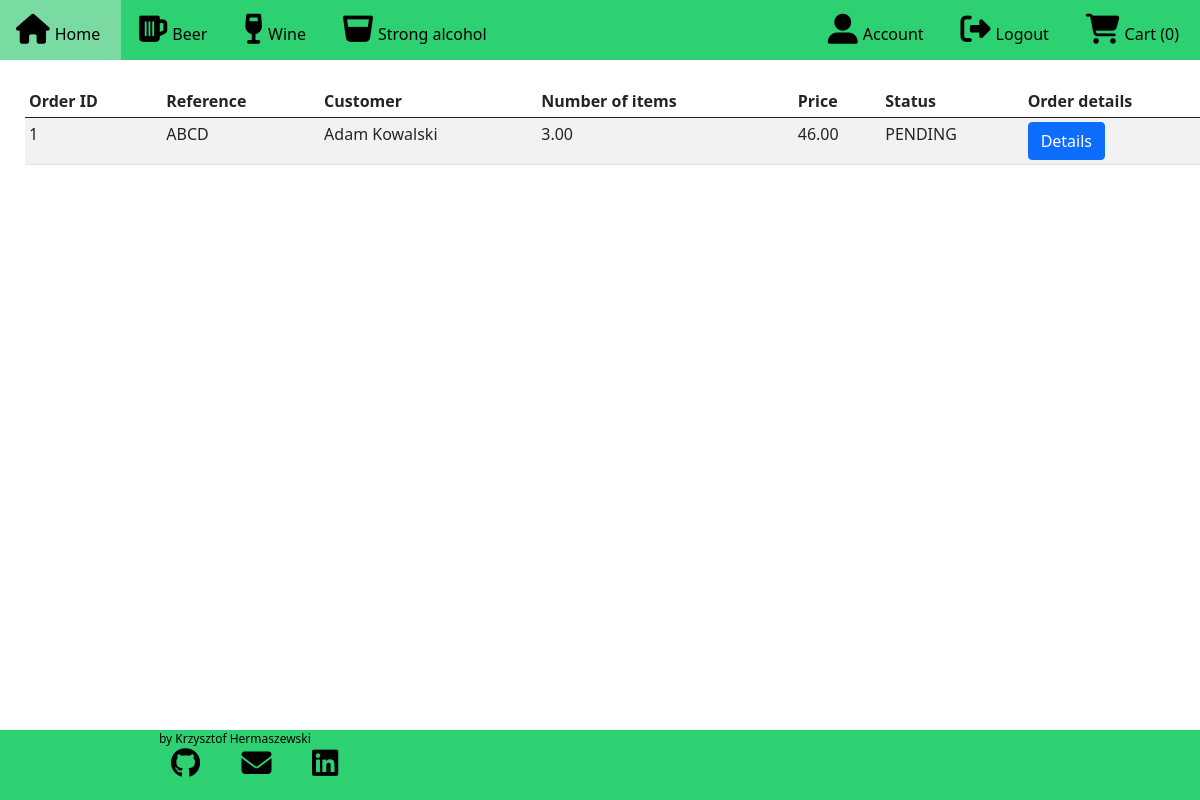
Page /admin/orders (signed in) on the earlier database version.
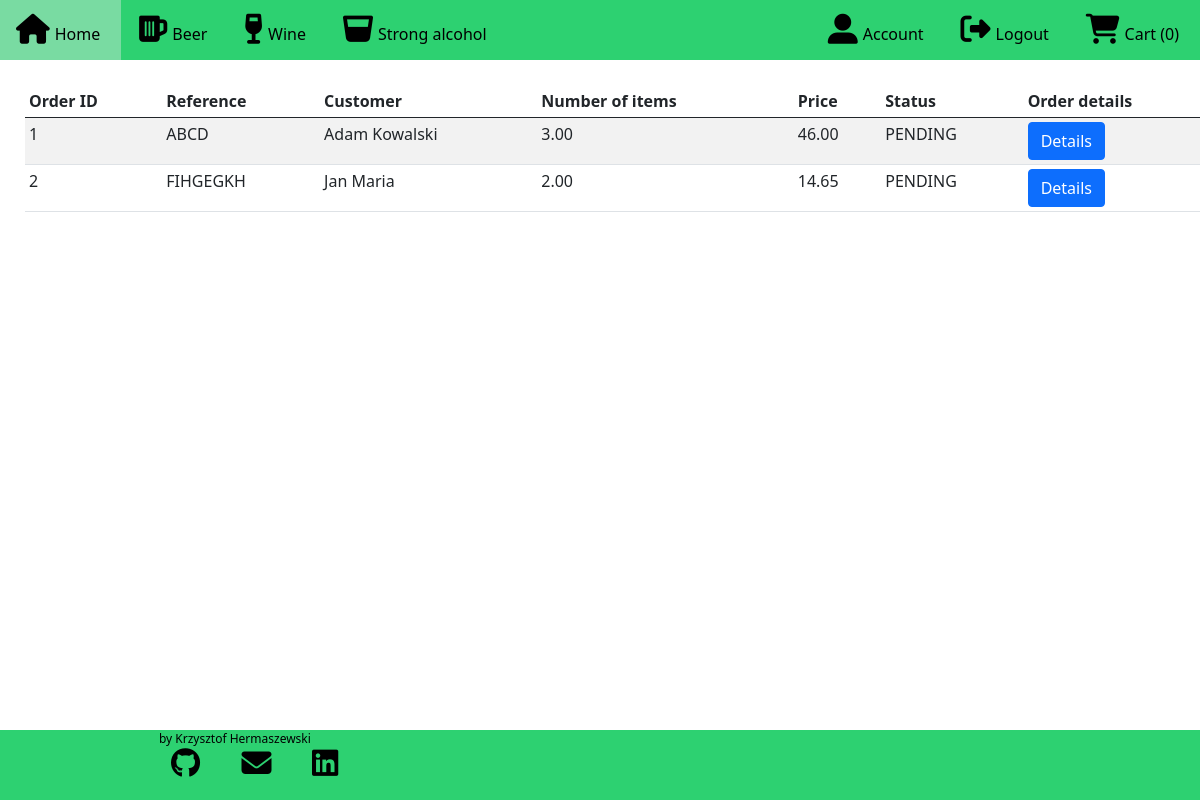
Same page on the later database version.
### alco_taxi/models.py (models this page shows)
class Order(db.Model):
    id = db.Column(db.Integer, primary_key=True)
    order_time = db.Column(db.DateTime, nullable=False, default= datetime.datetime.utcnow())
    reference = db.Column(db.String(10))
    first_name = db.Column(db.String(25))
    surname = db.Column(db.String(25))
    email = db.Column(db.String(100))
    phone_number = db.Column(db.Integer)
    street = db.Column(db.String(50))
    house_number = db.Column(db.String(10))
    city = db.Column(db.String(50))
    area_code = db.Column(db.String(10))
    status = db.Column(db.String(10))
    items = db.relationship('Order_Item', backref='order', lazy=True)
    def order_total(self):
        return db.session.query(db.func.sum(Order_Item.quantity * Product.price)).join(Product).filter(Order_Item.order_id == self.id).scalar()
    def order_quantity(self):
        return db.session.query(db.func.sum(Order_Item.quantity)).join(Product).filter(Order_Item.order_id == self.id).scalar()

### alco_taxi/routes.py (the view)
@app.route('/admin/orders')
def admin_orders_list():
    if current_user.is_authenticated and current_user.username == 'admin':
       orders = Order.query.all()
       return render_template("admin_orders.html", orders=orders)
    else:
        flash(f"You don't have access to this section",'danger')
        return render_template("home.html")

### alco_taxi/models.py (called while the page is built)
@login_manager.user_loader
def load_user(user_id):
    return User.query.get(int(user_id))

### alco_taxi/routes.py (called while the page is built)
@app.context_processor
def context_processor():
    products = Product.query.all()
    return dict(products=products)

### alco_taxi/templates/admin_orders.html (shortened to what this page needs)
{% extends "base.html" %}
{% block content %}
<div class="conteiner">
    <table class="table table-striped table-sm">
    <thead>
        <th>Order ID</th>
        <th>Reference</th>
        <th>Customer </th>
        <th>Number of items</th>
        <th>Price</th>
        <th>Status</th>
        <th>Order details</th>
    </thead>
    <tbody>
        {% for order in orders %}
        <tr>
            <td>{{ order.id }}</td>
            <td>{{ order.reference }}</td>
            <td>{{ order.first_name + ' ' + order.surname }}</td>
            <td>{{ "%.2f"|format(order.order_quantity()) }}</td>
            <td>{{ "%.2f"|format(order.order_total()) }}</td>
            <td>{{ order.status }}</td>
            <td><a href="{{url_for('admin_orders', order_id=order.id)}}" class="btn btn-primary">Details</a></td>
        </tr>
        {% endfor %}
    </tbody>
    </table>
</div>
{% endblock content %}

### alco_taxi/templates/base.html (shortened to what this page needs)
<!DOCTYPE html>
<html>
<head>
    <link href="https://cdn.jsdelivr.net/npm/bootstrap@5.0.1/dist/css/bootstrap.min.css" rel="stylesheet">
    <link rel="stylesheet" href="{{ url_for('static', filename='style.css') }}">
</head>
<body>
    <ul>
        <li><a href="{{ url_for('home') }}"><i class="fas fa-home"></i><span>Home</span></a></li>
        <li><a href="{{ url_for('beer') }}"><i class="fas fa-beer"></i><span>Beer</span></a></li>
        <li><a href="{{ url_for('wine') }}"><i class="fas fa-wine-glass"></i><span>Wine</span></a></li>
        <li><a href="{{ url_for('strong') }}"><i class="fas fa-glass-whiskey"></i><span>Strong alcohol</span></a></li>
        <li style="float:right"><a href="{{ url_for('cart') }}"><i class="fas fa-shopping-cart"></i><span>Cart ({{ session['cart']|length }})</span></a></li>
        {% if current_user.is_authenticated %}
        <li style="float:right"><a href="{{ url_for('logout') }}"><i class="fas fa-sign-out-alt"></i><span>Logout</span></a></li>
        <li style="float:right"><a href="{{ url_for('account') }}"><i class="fas fa-user-alt"></i><span>Account</span></a></li>
        {% else %}
        <li style="float:right"><a href="{{ url_for('login') }}"><i class="fas fa-user-circle"></i></i><span>Login</span></a></li>
        <li style="float:right"><a href="{{ url_for('register') }}"><i class="fas fa-edit"></i><span>Register</span></a></li>
        {% endif %}
      </ul>
    {% block content %}
    {% endblock %}
    {% block footer %}
    <div class="footer">
      <div class="f1">by Krzysztof Hermaszewski
        <div class="row">
          <div class="column">
            <a href="https://github.com/Kristof-nl">
              <i class="fab fa-github"></i>
            </a>
          </div>
          <div class="column">
            <a href = "mailto: hermaszewski.krzysztof@gmail.com">
              <i class="fas fa-envelope"></i>
            </a>
          </div>
          <div class="column">
            <a href="https://www.linkedin.com/in/krzysztof-hermaszewski-a6580b210/">
            <i class="fab fa-linkedin"></i>
            </a>
          </div>
        </div>
      </div>
    </div>
    {% endblock %}
</body>
</html>

### alco_taxi/static/style.css (style rules this page uses)
ul { list-style-type: none; margin: 0; padding: 0; overflow: hidden; background-color: rgb(45, 209, 113); }
li { float: left; }
li a { display: block; color: rgb(0, 0, 0); text-align: center; padding: 14px 16px; text-decoration: none; }
.footer { position:fixed; left: 0; bottom: 0; width: 100%; height: 70px; background-color: rgb(45, 209, 113) ; color: black; text-align: center; }
.f1, .f2, .f3 { -moz-box-sizing: border-box; box-sizing: border-box; display: inline-block; text-align: right; font-size: 12px; padding: 0 6%; min-width: 300px; width: 33%; }
.f1 { text-align: left; margin-bottom: 5px; }
.column { float: left; width: 33.33%; }
.row { margin-top: 5px; }
.fab { color: black; text-align:center; font-size: 30px; }
.fas { color: black; text-align:center; font-size: 30px; }
span { margin: 5px; }
table { margin: 25px; }
body { overflow-x: hidden; }
.footer { padding: 0 8%; font-size: x-small; color: black }
.footer a { color: rgb(252, 103, 49) }
.footer .row { margin: 0 }

Differences in the rows shown:
added Order: id "2", reference "FIHGEGKH", first_name+surname "Jan Maria", order_quantity "2.00", order_total "14.65", status "PENDING"
